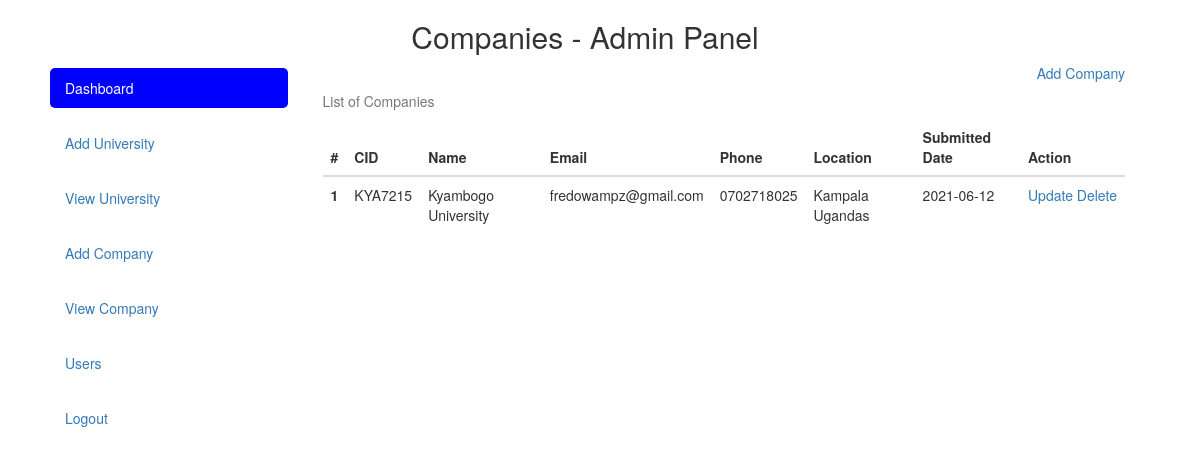
The app's page /admin/companies.php (signed in), older data.
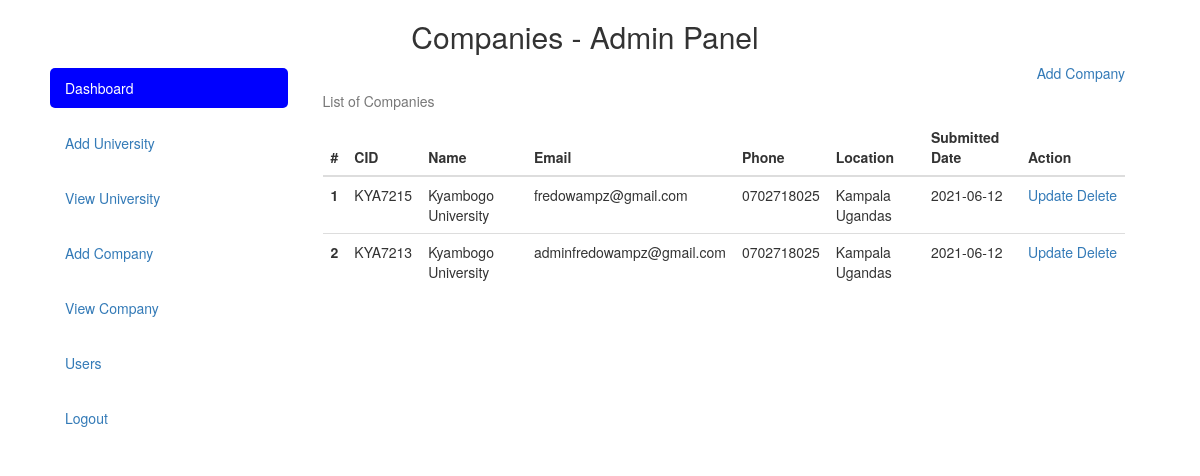
The same page, newer data.
### tables this page shows
CREATE TABLE `company` (
  `id` int(11) NOT NULL,
  `CID` varchar(30) NOT NULL,
  `name` varchar(200) NOT NULL,
  `location` varchar(300) NOT NULL,
  `email` varchar(100) NOT NULL,
  `password` varchar(100) NOT NULL,
  `phone` varchar(15) NOT NULL,
  `logo` text NOT NULL,
  `submitteddate` varchar(30) NOT NULL,
  `updated` timestamp(6) NOT NULL DEFAULT CURRENT_TIMESTAMP(6),
  `deleted` int(11) NOT NULL DEFAULT '0',
  `deleteddate` varchar(30) NOT NULL
);

### admin/companies.php (the view, shortened to what this page needs)
<?php include 'comp/header.php'; ?>
      <div class="col-md-9">
        <?php
          include 'conn/conn.php';
         ?>
         <div class="text-right"><a href="add-company.php">Add Company</a></div>
        <div class="table-responsive">
          <table class="table">
            <caption>List of Companies</caption>
            <thead>
              <tr>
                <th scope="col">#</th>
                <th scope="col">CID</th>
                <th scope="col">Name</th>
                <th scope="col">Email</th>
                <th scope="col">Phone</th>
                <th scope="col">Location</th>
                <th scope="col">Submitted Date</th>
                <th scope="col">Action</th>
              </tr>
            </thead>
            <tbody>
              <?php
                $sql = "SELECT * FROM company WHERE deleted != 1";
                $result = $conn->query($sql);
                $i = 1;
                while ($row = $result->fetch_assoc()) {
              ?>
              <tr>
                <th scope="row"><?php echo $i; ?></th>
                <td><?php echo $row['CID']; ?></td>
                <td><?php echo $row['name']; ?></td>
                <td><?php echo $row['email']; ?></td>
                <td><?php echo $row['phone']; ?></td>
                <td><?php echo $row['location']; ?></td>
                <td><?php echo $row['submitteddate']; ?></td>
                <td><a href="company-edit.php?co=<?php echo $row['CID']; ?>" title="Update">Update</a>&nbsp;<a href="?del=<?php echo $row['CID']; ?>" title="Delete">Delete</a></td>
              </tr>
              <?php
                  $i++;
                }
               ?>
            </tbody>
          </table>
        </div>
      </div>
    </div>
  </div>
  </body>
</html>

Row changes from the older to the newer data that the page shows:
added company: CID "KYA7213", name "Kyambogo University", email "adminfredowampz@gmail.com", phone "0702718025", location "Kampala Ugandas", submitteddate "2021-06-12"
